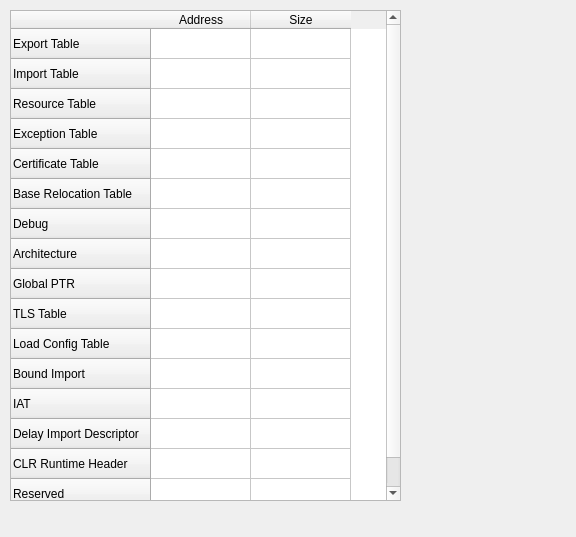
<?xml version="1.0" encoding="UTF-8"?>
<ui version="4.0">
 <class>DataDirectories</class>
 <widget class="QDockWidget" name="DataDirectories">
  <property name="geometry">
   <rect>
    <x>0</x>
    <y>0</y>
    <width>576</width>
    <height>537</height>
   </rect>
  </property>
  <property name="windowTitle">
   <string>Data Directories</string>
  </property>
  <widget class="QWidget" name="dockWidgetContents">
   <widget class="QTableWidget" name="DDTable">
    <property name="geometry">
     <rect>
      <x>10</x>
      <y>10</y>
      <width>391</width>
      <height>491</height>
     </rect>
    </property>
    <row>
     <property name="text">
      <string>Export Table</string>
     </property>
    </row>
    <row>
     <property name="text">
      <string>Import Table</string>
     </property>
    </row>
    <row>
     <property name="text">
      <string>Resource Table</string>
     </property>
    </row>
    <row>
     <property name="text">
      <string>Exception Table</string>
     </property>
    </row>
    <row>
     <property name="text">
      <string>Certificate Table</string>
     </property>
    </row>
    <row>
     <property name="text">
      <string>Base Relocation Table</string>
     </property>
    </row>
    <row>
     <property name="text">
      <string>Debug</string>
     </property>
    </row>
    <row>
     <property name="text">
      <string>Architecture</string>
     </property>
    </row>
    <row>
     <property name="text">
      <string>Global PTR</string>
     </property>
    </row>
    <row>
     <property name="text">
      <string>TLS Table</string>
     </property>
    </row>
    <row>
     <property name="text">
      <string>Load Config Table</string>
     </property>
    </row>
    <row>
     <property name="text">
      <string>Bound Import</string>
     </property>
    </row>
    <row>
     <property name="text">
      <string>IAT</string>
     </property>
    </row>
    <row>
     <property name="text">
      <string>Delay Import Descriptor</string>
     </property>
    </row>
    <row>
     <property name="text">
      <string>CLR Runtime Header</string>
     </property>
    </row>
    <row>
     <property name="text">
      <string>Reserved</string>
     </property>
    </row>
    <column>
     <property name="text">
      <string>Address</string>
     </property>
    </column>
    <column>
     <property name="text">
      <string>Size</string>
     </property>
    </column>
   </widget>
  </widget>
 </widget>
 <resources/>
 <connections/>
</ui>
